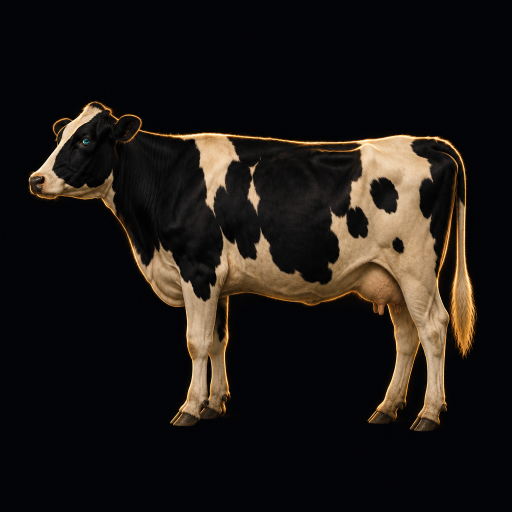
#> input picture plugins/cwo/design/art/cow-c.png, 1024 x 1024 px (shown at 1/2 size)
$ python make_faceplate.py
#> lines starting #> are read from the running program, lines starting #| are printed output that depends on the picture; after the words box and inside, x2 and y2 are one past the last pixel; in counts of white or black regions, pixels touching at a corner belong together
#!/usr/bin/env python3
"""Build design/art/faceplate-bg-1280x630.png from the Higgsfield cow render (design/art/cow-c.png).

The PNG carries a mask in its alpha channel: opaque on the cow (and the floor line), transparent everywhere else.
The plugin editor paints the plate color, then the live halo, then this image on top, so the halo sits behind the cow.
Where alpha is 0 the RGB is the plate color plus a dim static halo, so a host that ignores alpha (the MPC skin
renderer) still shows a complete faceplate.

Usage: python3 -I design/make_faceplate.py   (needs Pillow, numpy, scipy)
"""
import math
from pathlib import Path

import numpy as np
from PIL import Image, ImageDraw, ImageFilter
from scipy import ndimage as ndi

HERE = Path(__file__).resolve().parent
W, H = 1280, 630
PLATE = (0x07, 0x08, 0x0C)
ART = 636          # the cow render is scaled to ART x ART
ART_X, ART_Y = 322, -14
# Halo geometry in faceplate pixels. The editor draws the live halo with the same numbers.
HALO_CX, HALO_CY, HALO_R0, HALO_R1 = 506.0, 214.0, 150.0, 190.0
FLOOR_Y = 528

src = Image.open(HERE / "art" / "cow-c.png").convert("RGB").resize((ART, ART), Image.LANCZOS)
a = np.asarray(src).astype(np.float32)
lum = a.max(axis=2)
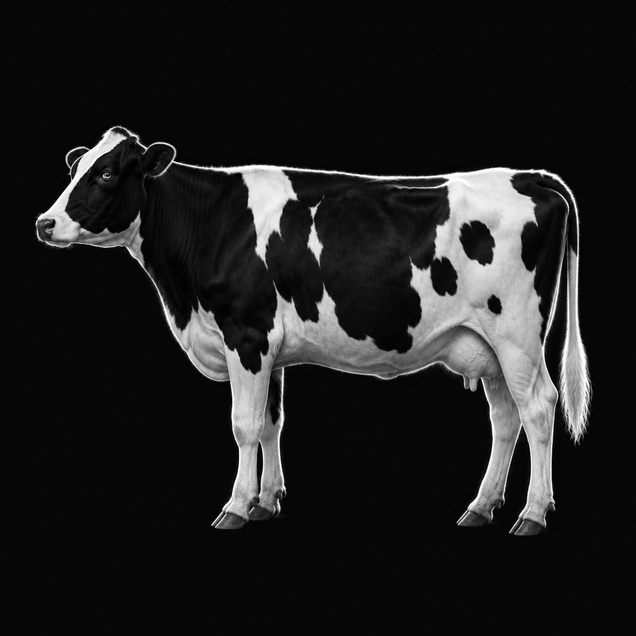
#> lum: shape (636, 636) float32; min 0, max 255, mean 31.6

# Cow silhouette: anything clearly brighter than the backdrop, closed over the black patches and filled.
lit = lum > 34
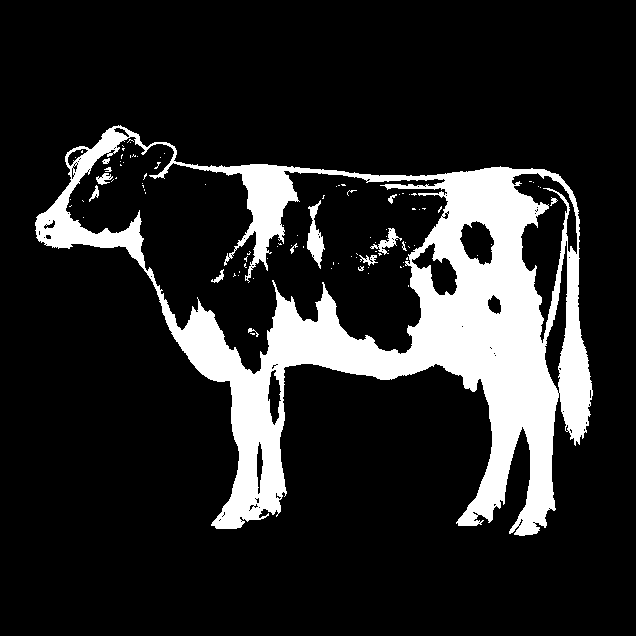
#> lit: shape (636, 636) bool; 15.6% white; 100 white regions (86 under 20 px), largest, box (x1, y1, x2, y2) and area: (35, 125, 593, 536) 61424, (307, 200, 325, 269) 561, (370, 228, 402, 255) 259
lit = ndi.binary_closing(lit, structure=np.ones((3, 3)), iterations=6)
#> lit: shape (636, 636) bool; 18.4% white; 4 white regions (3 under 20 px), largest, box (x1, y1, x2, y2) and area: (35, 125, 593, 536) 74235
lit = ndi.binary_fill_holes(lit)
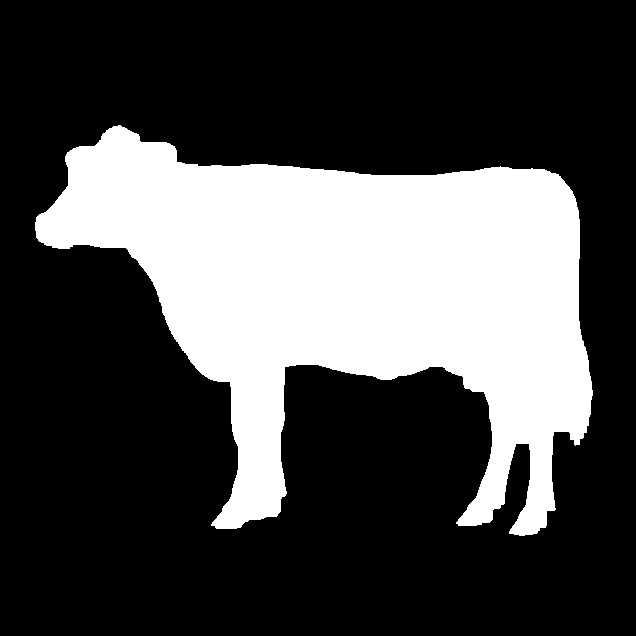
#> lit: shape (636, 636) bool; 28.8% white; 1 white region, box (x1, y1, x2, y2) and area: (35, 125, 593, 536) 116400
lit = ndi.binary_opening(lit, structure=np.ones((3, 3)), iterations=2)
#> lit: shape (636, 636) bool; 28.8% white; 1 white region, box (x1, y1, x2, y2) and area: (35, 126, 593, 536) 116374
lab, n = ndi.label(lit)
#> n = 1
sizes = ndi.sum(lit, lab, range(1, n + 1))
#> sizes = [116374]
cow = lab == (1 + int(np.argmax(sizes)))
cow = ndi.binary_fill_holes(cow)
soft = ndi.gaussian_filter(cow.astype(np.float32), 0.9)
alpha_art = np.clip(soft * 1.25 - 0.1, 0, 1)

canvas = np.zeros((H, W, 3), np.float32)
canvas[:] = PLATE
alpha = np.zeros((H, W), np.float32)

# cow pixels (backdrop of the render blended to the plate color at the edge)
y0, y1 = max(ART_Y, 0), min(ART_Y + ART, H)
sy0 = y0 - ART_Y
sub = a[sy0:sy0 + (y1 - y0)]
sub_alpha = alpha_art[sy0:sy0 + (y1 - y0)]
rgb = sub * sub_alpha[..., None] + np.array(PLATE, np.float32) * (1 - sub_alpha[..., None])
canvas[y0:y1, ART_X:ART_X + ART] = rgb
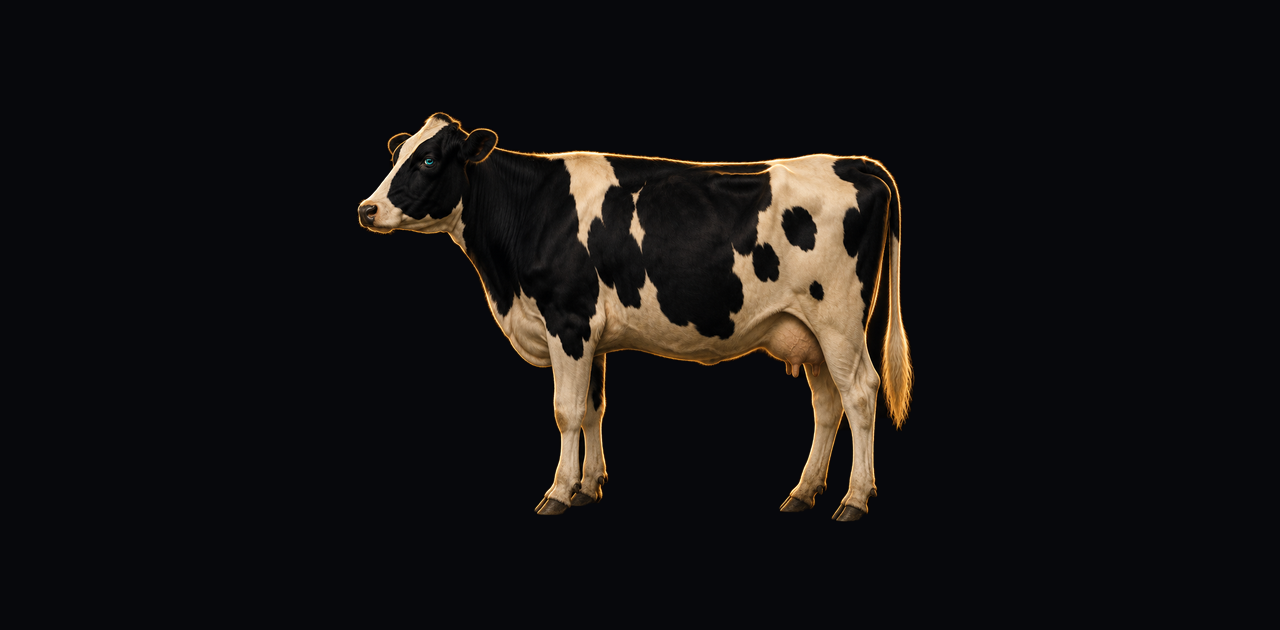
#> canvas: shape (630, 1280, 3) float32; mean R, G, B 19.3, 17.5, 18
alpha[y0:y1, ART_X:ART_X + ART] = sub_alpha
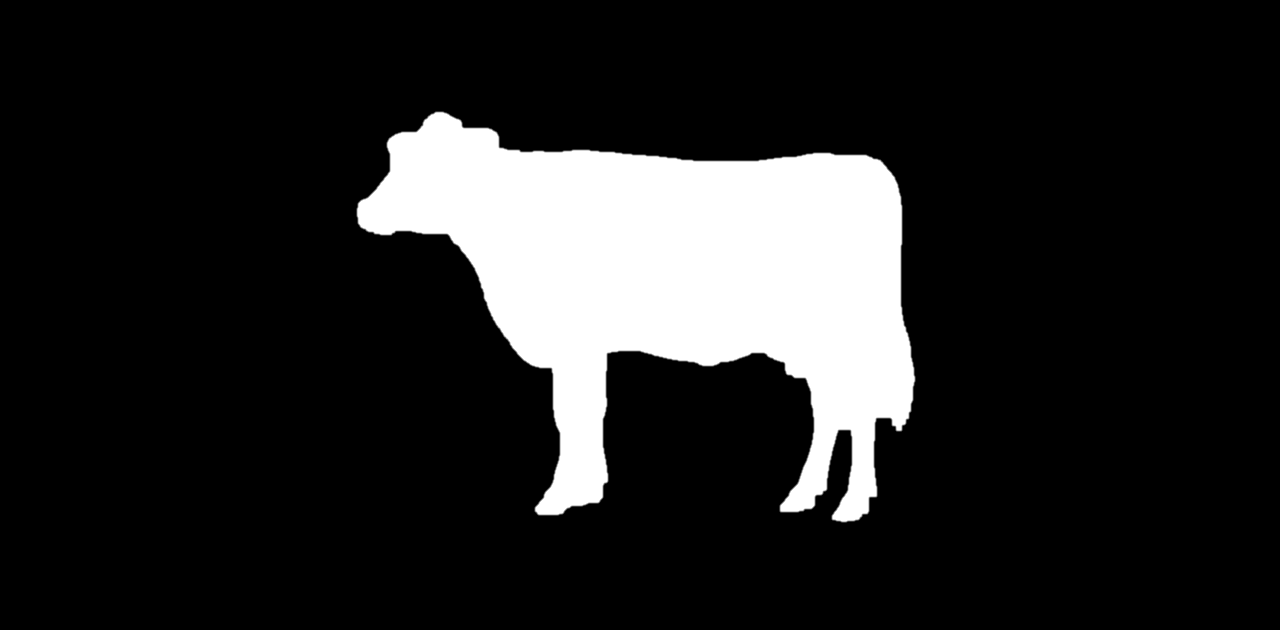
#> alpha: shape (630, 1280) float32; min 0, max 1, mean 0.144

# floor line, drawn into both the colors and the alpha
img = Image.fromarray(np.clip(canvas, 0, 255).astype(np.uint8))
al = Image.fromarray((alpha * 255).astype(np.uint8))
d = ImageDraw.Draw(img)
dm = ImageDraw.Draw(al)
for x0, x1_ in ((380, 905),):
    d.line([(x0, FLOOR_Y), (x1_, FLOOR_Y)], fill=(0x2E, 0xF0, 0xA0), width=2)
    dm.line([(x0, FLOOR_Y), (x1_, FLOOR_Y)], fill=130, width=2)
    d.line([(x0, FLOOR_Y - 8), (x0, FLOOR_Y)], fill=(0x2E, 0xF0, 0xA0), width=2)
    dm.line([(x0, FLOOR_Y - 8), (x0, FLOOR_Y)], fill=130, width=2)

# dim static halo for hosts that ignore alpha: only where the cow does not cover it
tick_layer = Image.new("RGB", (W, H), (0, 0, 0))
#> tick_layer: PIL image 1280x630 RGB; every value is 0
td = ImageDraw.Draw(tick_layer)
cols = [(0xA7, 0x7B, 0xFF), (0x2E, 0xF0, 0xA0), (0xFF, 0x4D, 0x5E), (0x69, 0x8E, 0xFF)]
N = 48
for i in range(N):
    ang = 2 * math.pi * i / N
    c = cols[i % 4]
    c = tuple(int(v * 0.32) for v in c)
    p0 = (HALO_CX + math.cos(ang) * HALO_R0, HALO_CY + math.sin(ang) * HALO_R0)
    p1 = (HALO_CX + math.cos(ang) * HALO_R1, HALO_CY + math.sin(ang) * HALO_R1)
    td.line([p0, p1], fill=c, width=3)
ticks = np.asarray(tick_layer.filter(ImageFilter.GaussianBlur(0.6))).astype(np.float32)
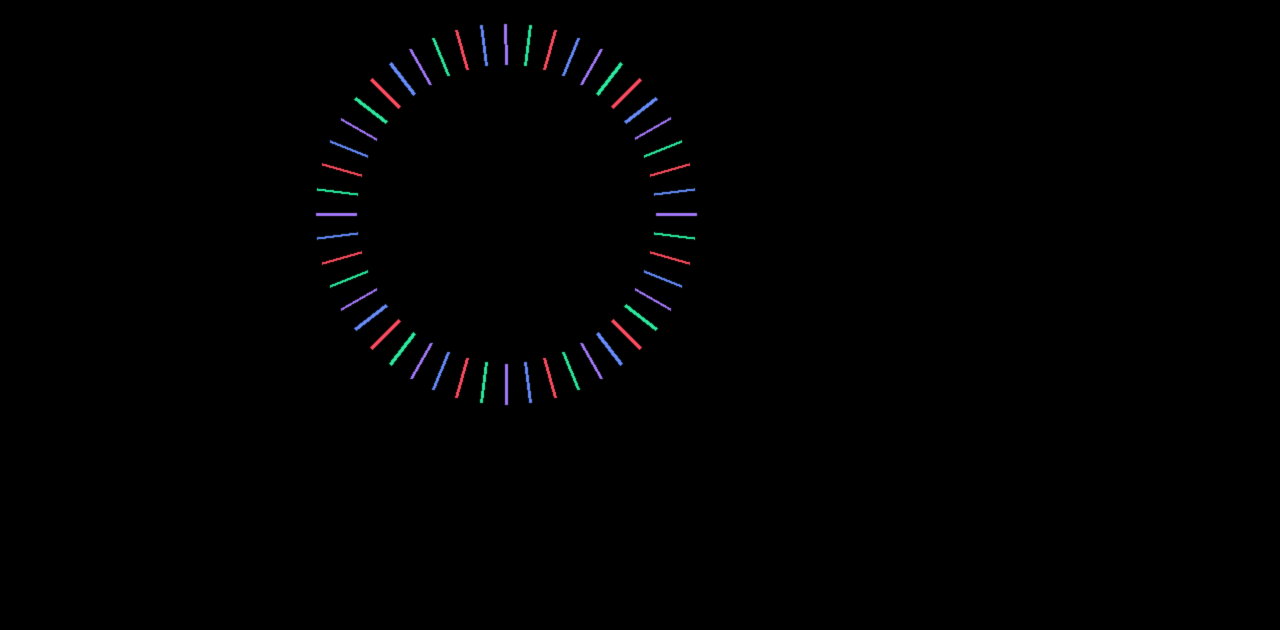
#> ticks: shape (630, 1280, 3) float32; mean R, G, B 0.3, 0.3, 0.4; drawn with min black and max white
base = np.asarray(img).astype(np.float32)
under = np.asarray(al).astype(np.float32) / 255.0
base = np.clip(base + ticks * (1 - under[..., None]), 0, 255)
out = np.dstack([base, np.asarray(al).astype(np.float32)]).astype(np.uint8)
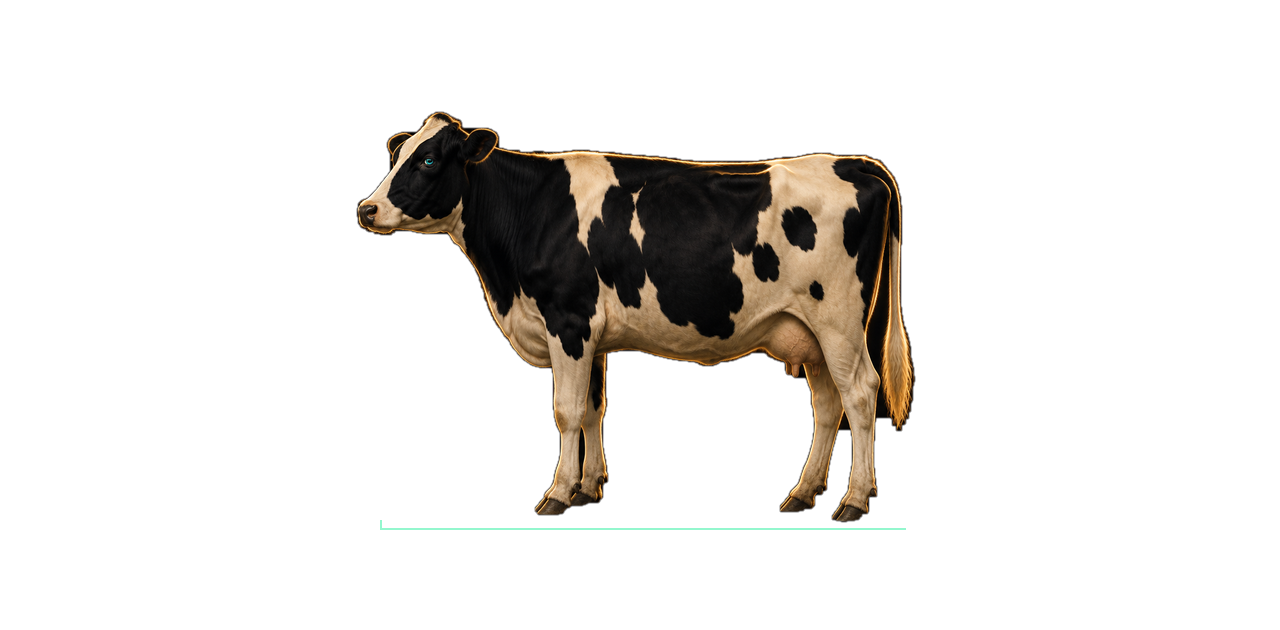
#> out: shape (630, 1280, 4); mean R, G, B, A 19.5, 18.1, 18.5, 37; transparent parts drawn white
Image.fromarray(out, "RGBA").save(HERE / "art" / "faceplate-bg-1280x630.png", optimize=True)
print("wrote", HERE / "art" / "faceplate-bg-1280x630.png", "cow coverage %.1f%%" % (100 * cow.mean()))
#| wrote plugins/cwo/design/art/faceplate-bg-1280x630.png cow coverage 28.8%

$ run again, with plugins/cwo/design/art/cow-a.png copied over plugins/cwo/design/art/cow-c.png
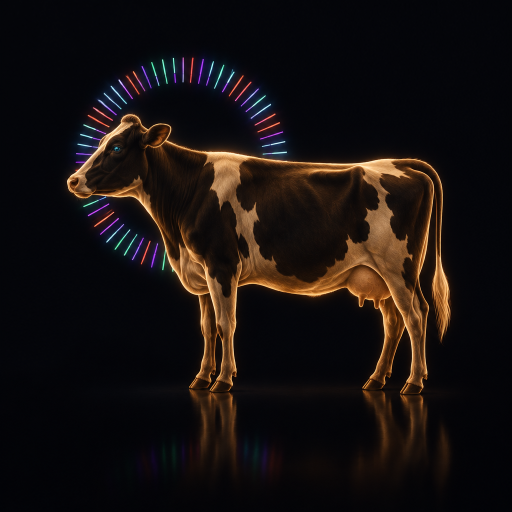
#> input picture plugins/cwo/design/art/cow-a.png, 1024 x 1024 px (shown at 1/2 size)
#> `lab, n = ndi.label(lit)`:
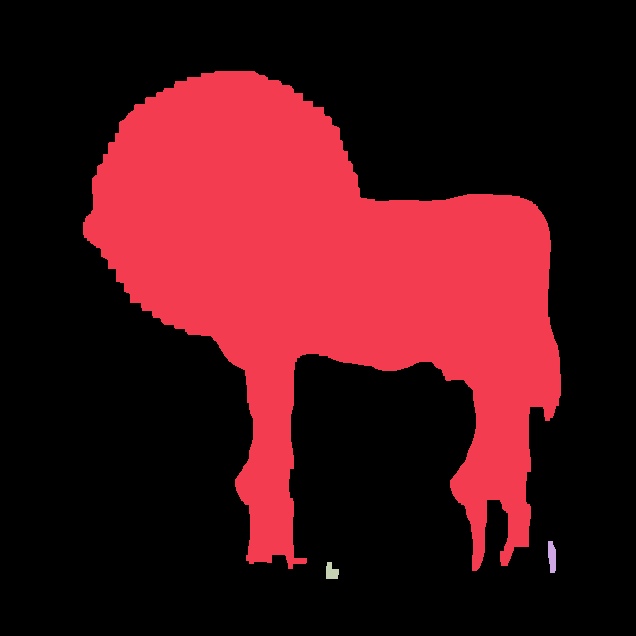
#> lab: shape (636, 636) int32; 4 distinct labels, from 0 to 3; one colour per label, 0 black
#> n = 3
#> sizes = [116632, 212, 164]
#> cow: shape (636, 636) bool; 28.8% white; 1 white region, box (x1, y1, x2, y2) and area: (83, 71, 561, 571) 116632
#> tick_layer: PIL image 1280x630 RGB; every value is 0
#> `out = np.dstack([base, np.asarray(al).astype(np.float32)]).astype(np.u..`:
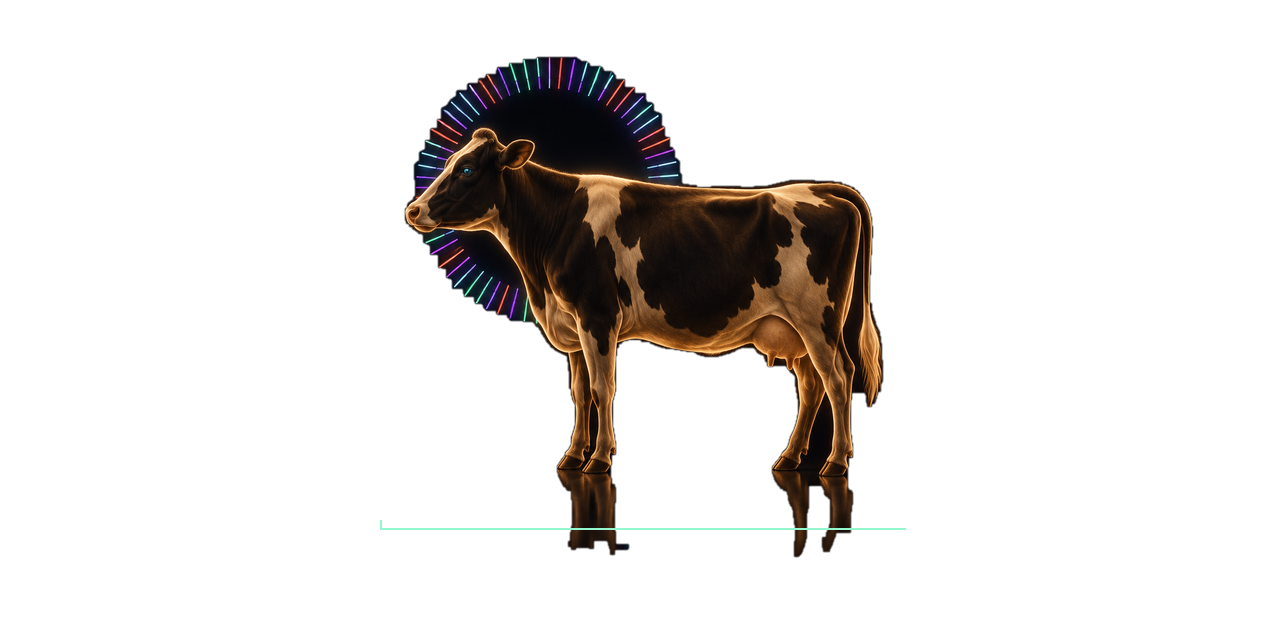
#> out: shape (630, 1280, 4); mean R, G, B, A 15.8, 13.8, 15.2, 37; transparent parts drawn white
#| wrote plugins/cwo/design/art/faceplate-bg-1280x630.png cow coverage 28.8%

$ run again, with plugins/cwo/design/art/cow-b.png copied over plugins/cwo/design/art/cow-c.png
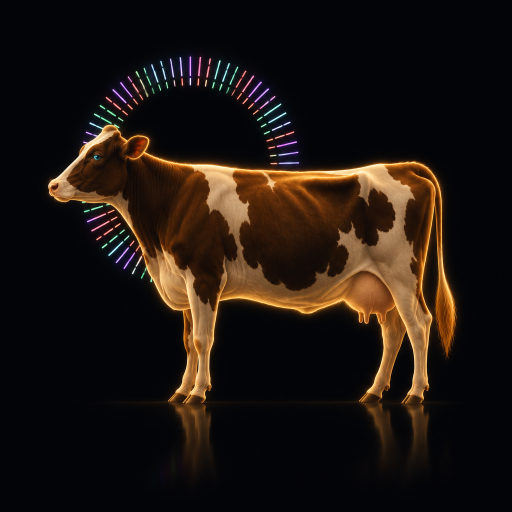
#> input picture plugins/cwo/design/art/cow-b.png, 1024 x 1024 px (shown at 1/2 size)
#> `lit = ndi.binary_fill_holes(lit)`:
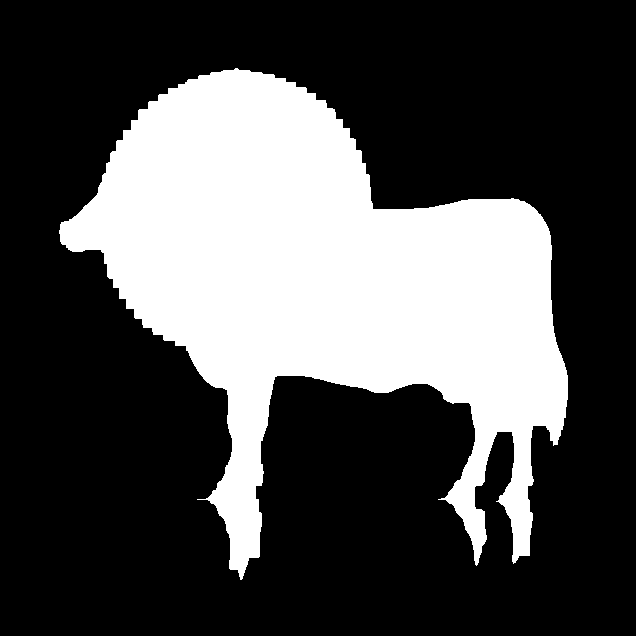
#> lit: shape (636, 636) bool; 30.3% white; 1 white region, box (x1, y1, x2, y2) and area: (59, 68, 568, 580) 122482
#> lab: shape (636, 636) int32; values 0 (black) and 1 (white), 30.3% white; 1 white region, box (x1, y1, x2, y2) and area: (60, 69, 568, 576) 122393
#> n = 1
#> sizes = [122393]
#> tick_layer: PIL image 1280x630 RGB; every value is 0
#> `out = np.dstack([base, np.asarray(al).astype(np.float32)]).astype(np.u..`:
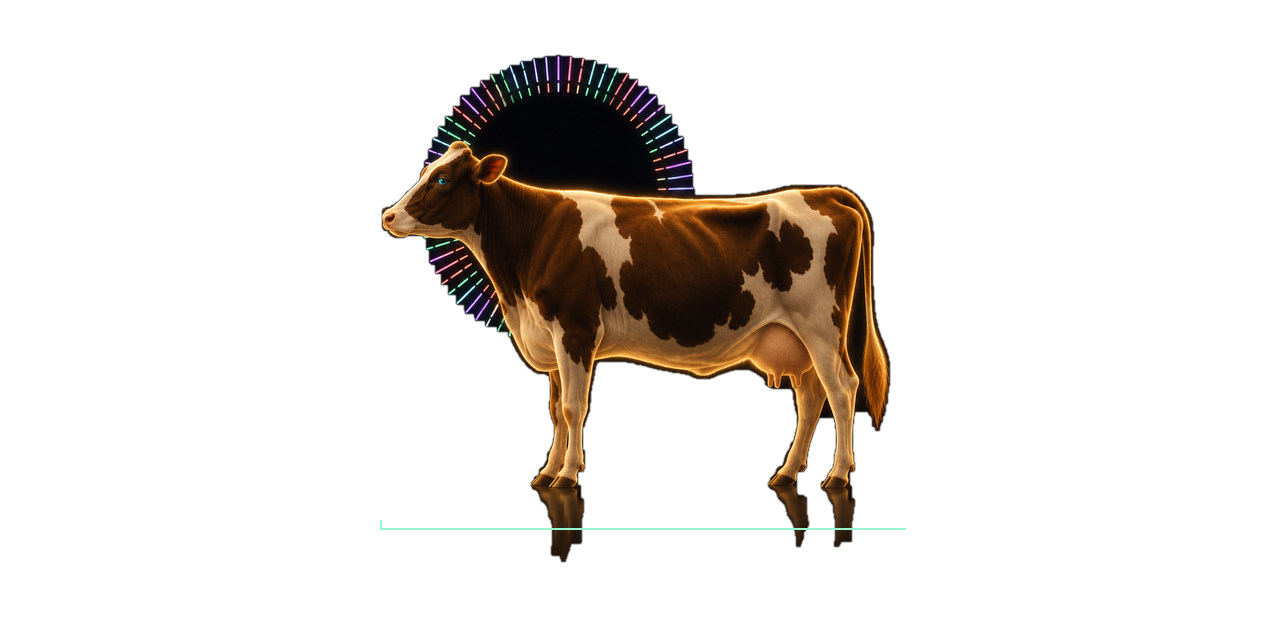
#> out: shape (630, 1280, 4); mean R, G, B, A 19.7, 16.3, 15.8, 38.9; transparent parts drawn white
#| wrote plugins/cwo/design/art/faceplate-bg-1280x630.png cow coverage 30.3%
